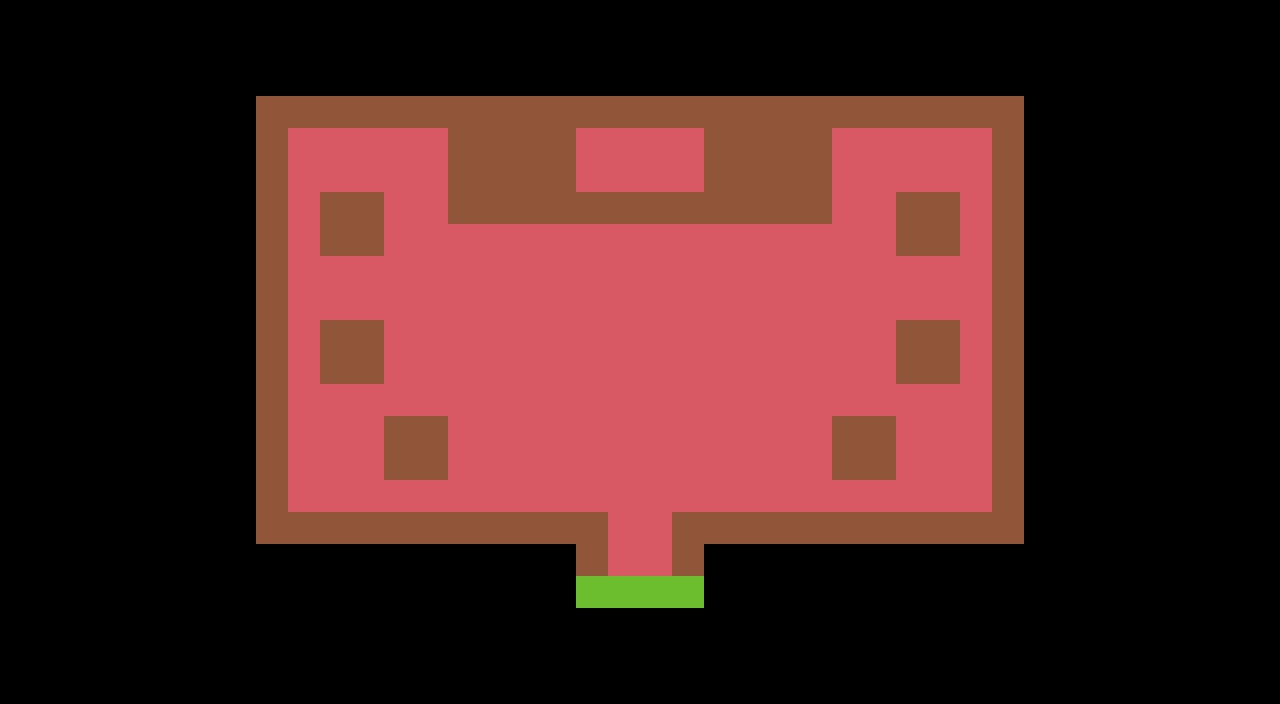

A 2D game scene composited from a Tiled map and its tileset images. What follows is a short description and the map's XML, with each tile layer's data collapsed to a summary:
An orthogonal 40x22 tile map with 32x32 px tiles, 2 tile layers (House, Teleport), 1 hidden layer not drawn.

<map version="1.9" tiledversion="1.9.2" orientation="orthogonal" renderorder="right-down" width="40" height="22" tilewidth="32" tileheight="32" infinite="0" nextlayerid="4" nextobjectid="1">
 <tileset firstgid="1" name="Temp_tiles" tilewidth="32" tileheight="32" tilecount="12" columns="3">
  <image source="Tilesets/Temp_tiles.png" width="96" height="128" />
 </tileset>
 <layer id="1" name="House" width="40" height="22">
  <properties>
   <property name="Draw" type="bool" value="true" />
   <property name="Navigation" type="bool" value="false" />
  </properties>
  <data>[880 cells, 342 non-empty, 2 distinct tile ids]</data>
 </layer>
 <layer id="2" name="Collisions" width="40" height="22" visible="0">
  <properties>
   <property name="Draw" type="bool" value="false" />
   <property name="Navigation" type="bool" value="false" />
  </properties>
  <data>[880 cells, 126 non-empty, 1 distinct tile ids]</data>
 </layer>
 <layer id="3" name="Teleport" width="40" height="22">
  <properties>
   <property name="Draw" type="bool" value="false" />
   <property name="Navigation" type="bool" value="false" />
  </properties>
  <data>[880 cells, 4 non-empty, 1 distinct tile ids]</data>
 </layer>
</map>
